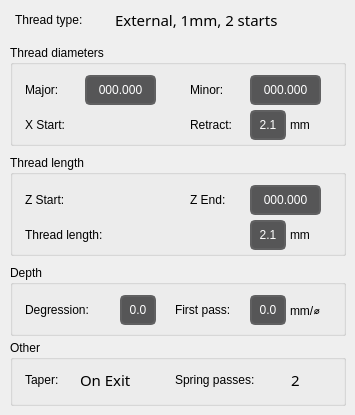
    <widget class="QWidget" name="pageThreading3">
     <widget class="QLabel" name="labelThreadType">
      <property name="geometry">
       <rect>
        <x>115</x>
        <y>5</y>
        <width>206</width>
        <height>30</height>
       </rect>
      </property>
      <property name="font">
       <font>
        <family>Noto Sans</family>
        <pointsize>11</pointsize>
        <weight>50</weight>
        <italic>false</italic>
        <bold>false</bold>
       </font>
      </property>
      <property name="styleSheet">
       <string notr="true">font: 11pt &quot;Noto Sans&quot;;</string>
      </property>
      <property name="text">
       <string>External, 1mm, 2 starts</string>
      </property>
     </widget>
     <widget class="QLabel" name="label_49">
      <property name="geometry">
       <rect>
        <x>15</x>
        <y>5</y>
        <width>101</width>
        <height>30</height>
       </rect>
      </property>
      <property name="styleSheet">
       <string notr="true">font: 11pt &quot;Noto Sans&quot;;</string>
      </property>
      <property name="text">
       <string>Thread type: </string>
      </property>
     </widget>
     <widget class="QGroupBox" name="groupBox_2">
      <property name="geometry">
       <rect>
        <x>10</x>
        <y>45</y>
        <width>336</width>
        <height>101</height>
       </rect>
      </property>
      <property name="title">
       <string>Thread diameters</string>
      </property>
      <widget class="QLabel" name="labelMajorDiameter">
       <property name="geometry">
        <rect>
         <x>75</x>
         <y>30</y>
         <width>71</width>
         <height>30</height>
        </rect>
       </property>
       <property name="styleSheet">
        <string notr="true">QLabel {
    border-style: solid;
    border-color: rgb(96, 96, 97);
    border-width: 2px;
    border-radius: 5px;
    color: white;
    background: rgb(86, 86, 87);
	font: 11pt &quot;Noto&quot;;
}</string>
       </property>
       <property name="text">
        <string>000.000</string>
       </property>
       <property name="alignment">
        <set>Qt::AlignCenter</set>
       </property>
      </widget>
      <widget class="QLabel" name="label_64">
       <property name="geometry">
        <rect>
         <x>15</x>
         <y>30</y>
         <width>56</width>
         <height>30</height>
        </rect>
       </property>
       <property name="styleSheet">
        <string notr="true">font: 11pt &quot;Noto Sans&quot;;</string>
       </property>
       <property name="text">
        <string>Major:</string>
       </property>
      </widget>
      <widget class="QLabel" name="label_78">
       <property name="geometry">
        <rect>
         <x>180</x>
         <y>30</y>
         <width>56</width>
         <height>30</height>
        </rect>
       </property>
       <property name="styleSheet">
        <string notr="true">font: 11pt &quot;Noto Sans&quot;;</string>
       </property>
       <property name="text">
        <string>Minor:</string>
       </property>
      </widget>
      <widget class="QLabel" name="labelMinorDiameter">
       <property name="geometry">
        <rect>
         <x>240</x>
         <y>30</y>
         <width>71</width>
         <height>30</height>
        </rect>
       </property>
       <property name="styleSheet">
        <string notr="true">QLabel {
    border-style: solid;
    border-color: rgb(96, 96, 97);
    border-width: 2px;
    border-radius: 5px;
    color: white;
    background: rgb(86, 86, 87);
	font: 11pt &quot;Noto&quot;;
}</string>
       </property>
       <property name="text">
        <string>000.000</string>
       </property>
       <property name="alignment">
        <set>Qt::AlignCenter</set>
       </property>
      </widget>
      <widget class="QLabel" name="label_83">
       <property name="geometry">
        <rect>
         <x>15</x>
         <y>65</y>
         <width>56</width>
         <height>30</height>
        </rect>
       </property>
       <property name="styleSheet">
        <string notr="true">font: 11pt &quot;Noto Sans&quot;;</string>
       </property>
       <property name="text">
        <string>X Start:</string>
       </property>
      </widget>
      <widget class="QLabel" name="label_84">
       <property name="geometry">
        <rect>
         <x>180</x>
         <y>65</y>
         <width>61</width>
         <height>30</height>
        </rect>
       </property>
       <property name="styleSheet">
        <string notr="true">font: 11pt &quot;Noto Sans&quot;;</string>
       </property>
       <property name="text">
        <string>Retract:</string>
       </property>
      </widget>
      <widget class="QLabel" name="labelRetract">
       <property name="geometry">
        <rect>
         <x>240</x>
         <y>65</y>
         <width>36</width>
         <height>30</height>
        </rect>
       </property>
       <property name="styleSheet">
        <string notr="true">QLabel {
    border-style: solid;
    border-color: rgb(96, 96, 97);
    border-width: 2px;
    border-radius: 5px;
    color: white;
    background: rgb(86, 86, 87);
	font: 11pt &quot;Noto&quot;;
}</string>
       </property>
       <property name="text">
        <string>2.1</string>
       </property>
       <property name="alignment">
        <set>Qt::AlignCenter</set>
       </property>
      </widget>
      <widget class="QLabel" name="label_85">
       <property name="geometry">
        <rect>
         <x>280</x>
         <y>65</y>
         <width>31</width>
         <height>30</height>
        </rect>
       </property>
       <property name="styleSheet">
        <string notr="true">font: 11pt &quot;Noto Sans&quot;;</string>
       </property>
       <property name="text">
        <string>mm</string>
       </property>
      </widget>
      <widget class="DROLabel" name="labelCurrentXPos">
       <property name="geometry">
        <rect>
         <x>75</x>
         <y>65</y>
         <width>71</width>
         <height>30</height>
        </rect>
       </property>
       <property name="styleSheet">
        <string notr="true">DROLabel {
    border-style: solid;
    border-color: rgb(96, 96, 97);
    border-width: 2px;
    border-radius: 5px;
    color: white;
    background: rgb(86, 86, 87);
	font: 11pt &quot;Noto&quot;;
}</string>
       </property>
      </widget>
     </widget>
     <widget class="QGroupBox" name="groupBox_3">
      <property name="geometry">
       <rect>
        <x>10</x>
        <y>155</y>
        <width>336</width>
        <height>101</height>
       </rect>
      </property>
      <property name="title">
       <string>Thread length</string>
      </property>
      <widget class="QLabel" name="label_79">
       <property name="geometry">
        <rect>
         <x>15</x>
         <y>30</y>
         <width>61</width>
         <height>30</height>
        </rect>
       </property>
       <property name="styleSheet">
        <string notr="true">font: 11pt &quot;Noto Sans&quot;;</string>
       </property>
       <property name="text">
        <string>Z Start:</string>
       </property>
      </widget>
      <widget class="QLabel" name="labelZEnd">
       <property name="geometry">
        <rect>
         <x>240</x>
         <y>30</y>
         <width>71</width>
         <height>30</height>
        </rect>
       </property>
       <property name="styleSheet">
        <string notr="true">QLabel {
    border-style: solid;
    border-color: rgb(96, 96, 97);
    border-width: 2px;
    border-radius: 5px;
    color: white;
    background: rgb(86, 86, 87);
	font: 11pt &quot;Noto&quot;;
}</string>
       </property>
       <property name="text">
        <string>000.000</string>
       </property>
       <property name="alignment">
        <set>Qt::AlignCenter</set>
       </property>
      </widget>
      <widget class="QLabel" name="label_80">
       <property name="geometry">
        <rect>
         <x>180</x>
         <y>30</y>
         <width>56</width>
         <height>30</height>
        </rect>
       </property>
       <property name="styleSheet">
        <string notr="true">font: 11pt &quot;Noto Sans&quot;;</string>
       </property>
       <property name="text">
        <string>Z End:</string>
       </property>
      </widget>
      <widget class="QLabel" name="labelThreadLength">
       <property name="geometry">
        <rect>
         <x>240</x>
         <y>65</y>
         <width>36</width>
         <height>30</height>
        </rect>
       </property>
       <property name="styleSheet">
        <string notr="true">QLabel {
    border-style: solid;
    border-color: rgb(96, 96, 97);
    border-width: 2px;
    border-radius: 5px;
    color: white;
    background: rgb(86, 86, 87);
	font: 11pt &quot;Noto&quot;;
}</string>
       </property>
       <property name="text">
        <string>2.1</string>
       </property>
       <property name="alignment">
        <set>Qt::AlignCenter</set>
       </property>
      </widget>
      <widget class="QLabel" name="label_86">
       <property name="geometry">
        <rect>
         <x>280</x>
         <y>65</y>
         <width>31</width>
         <height>30</height>
        </rect>
       </property>
       <property name="styleSheet">
        <string notr="true">font: 11pt &quot;Noto Sans&quot;;</string>
       </property>
       <property name="text">
        <string>mm</string>
       </property>
      </widget>
      <widget class="QLabel" name="label_87">
       <property name="geometry">
        <rect>
         <x>15</x>
         <y>65</y>
         <width>121</width>
         <height>30</height>
        </rect>
       </property>
       <property name="styleSheet">
        <string notr="true">font: 11pt &quot;Noto Sans&quot;;</string>
       </property>
       <property name="text">
        <string>Thread length:</string>
       </property>
      </widget>
      <widget class="DROLabel" name="labelCurrentZPos">
       <property name="geometry">
        <rect>
         <x>75</x>
         <y>30</y>
         <width>71</width>
         <height>30</height>
        </rect>
       </property>
       <property name="styleSheet">
        <string notr="true">DROLabel {
    border-style: solid;
    border-color: rgb(96, 96, 97);
    border-width: 2px;
    border-radius: 5px;
    color: white;
    background: rgb(86, 86, 87);
	font: 11pt &quot;Noto&quot;;
}</string>
       </property>
       <property name="referenceType" stdset="0">
        <number>1</number>
       </property>
       <property name="axisNumber" stdset="0">
        <number>2</number>
       </property>
       <property name="inchFormat" stdset="0">
        <string>%9.4f</string>
       </property>
       <property name="millimeterFormat" stdset="0">
        <string>%10.3f</string>
       </property>
       <property name="degreeFormat" stdset="0">
        <string>%10.2f</string>
       </property>
       <property name="latheMode" stdset="0">
        <number>0</number>
       </property>
      </widget>
     </widget>
     <widget class="QGroupBox" name="groupBox_4">
      <property name="geometry">
       <rect>
        <x>10</x>
        <y>265</y>
        <width>336</width>
        <height>71</height>
       </rect>
      </property>
      <property name="title">
       <string>Depth</string>
      </property>
      <widget class="QLabel" name="label_88">
       <property name="geometry">
        <rect>
         <x>15</x>
         <y>30</y>
         <width>86</width>
         <height>30</height>
        </rect>
       </property>
       <property name="styleSheet">
        <string notr="true">font: 11pt &quot;Noto Sans&quot;;</string>
       </property>
       <property name="text">
        <string>Degression:</string>
       </property>
      </widget>
      <widget class="QLabel" name="labelDepthDegression">
       <property name="geometry">
        <rect>
         <x>110</x>
         <y>30</y>
         <width>36</width>
         <height>30</height>
        </rect>
       </property>
       <property name="styleSheet">
        <string notr="true">QLabel {
    border-style: solid;
    border-color: rgb(96, 96, 97);
    border-width: 2px;
    border-radius: 5px;
    color: white;
    background: rgb(86, 86, 87);
	font: 11pt &quot;Noto&quot;;
}</string>
       </property>
       <property name="text">
        <string>0.0</string>
       </property>
       <property name="alignment">
        <set>Qt::AlignCenter</set>
       </property>
      </widget>
      <widget class="QLabel" name="label_89">
       <property name="geometry">
        <rect>
         <x>165</x>
         <y>30</y>
         <width>76</width>
         <height>30</height>
        </rect>
       </property>
       <property name="styleSheet">
        <string notr="true">font: 11pt &quot;Noto Sans&quot;;</string>
       </property>
       <property name="text">
        <string>First pass:</string>
       </property>
      </widget>
      <widget class="QLabel" name="labelFirstPassDoc">
       <property name="geometry">
        <rect>
         <x>240</x>
         <y>30</y>
         <width>36</width>
         <height>30</height>
        </rect>
       </property>
       <property name="styleSheet">
        <string notr="true">QLabel {
    border-style: solid;
    border-color: rgb(96, 96, 97);
    border-width: 2px;
    border-radius: 5px;
    color: white;
    background: rgb(86, 86, 87);
	font: 11pt &quot;Noto&quot;;
}</string>
       </property>
       <property name="text">
        <string>0.0</string>
       </property>
       <property name="alignment">
        <set>Qt::AlignCenter</set>
       </property>
      </widget>
      <widget class="QLabel" name="label_90">
       <property name="geometry">
        <rect>
         <x>280</x>
         <y>30</y>
         <width>51</width>
         <height>30</height>
        </rect>
       </property>
       <property name="styleSheet">
        <string notr="true">font: 11pt &quot;Noto Sans&quot;;</string>
       </property>
       <property name="text">
        <string>mm/⌀</string>
       </property>
      </widget>
     </widget>
     <widget class="QGroupBox" name="groupBox_5">
      <property name="geometry">
       <rect>
        <x>10</x>
        <y>340</y>
        <width>336</width>
        <height>66</height>
       </rect>
      </property>
      <property name="title">
       <string>Other</string>
      </property>
      <widget class="QLabel" name="label_91">
       <property name="geometry">
        <rect>
         <x>15</x>
         <y>25</y>
         <width>51</width>
         <height>30</height>
        </rect>
       </property>
       <property name="styleSheet">
        <string notr="true">font: 11pt &quot;Noto Sans&quot;;</string>
       </property>
       <property name="text">
        <string>Taper: </string>
       </property>
      </widget>
      <widget class="QLabel" name="labelTaperLocation">
       <property name="geometry">
        <rect>
         <x>70</x>
         <y>25</y>
         <width>81</width>
         <height>30</height>
        </rect>
       </property>
       <property name="font">
        <font>
         <family>Noto Sans</family>
         <pointsize>11</pointsize>
         <weight>50</weight>
         <italic>false</italic>
         <bold>false</bold>
        </font>
       </property>
       <property name="styleSheet">
        <string notr="true">font: 11pt &quot;Noto Sans&quot;;</string>
       </property>
       <property name="text">
        <string>On Exit</string>
       </property>
      </widget>
      <widget class="QLabel" name="label_93">
       <property name="geometry">
        <rect>
         <x>165</x>
         <y>25</y>
         <width>111</width>
         <height>30</height>
        </rect>
       </property>
       <property name="styleSheet">
        <string notr="true">font: 11pt &quot;Noto Sans&quot;;</string>
       </property>
       <property name="text">
        <string>Spring passes:</string>
       </property>
      </widget>
      <widget class="QLabel" name="labelSpringPasses">
       <property name="geometry">
        <rect>
         <x>270</x>
         <y>25</y>
         <width>31</width>
         <height>30</height>
        </rect>
       </property>
       <property name="font">
        <font>
         <family>Noto Sans</family>
         <pointsize>11</pointsize>
         <weight>50</weight>
         <italic>false</italic>
         <bold>false</bold>
        </font>
       </property>
       <property name="styleSheet">
        <string notr="true">font: 11pt &quot;Noto Sans&quot;;</string>
       </property>
       <property name="text">
        <string>2</string>
       </property>
       <property name="alignment">
        <set>Qt::AlignCenter</set>
       </property>
      </widget>
     </widget>
    </widget>
